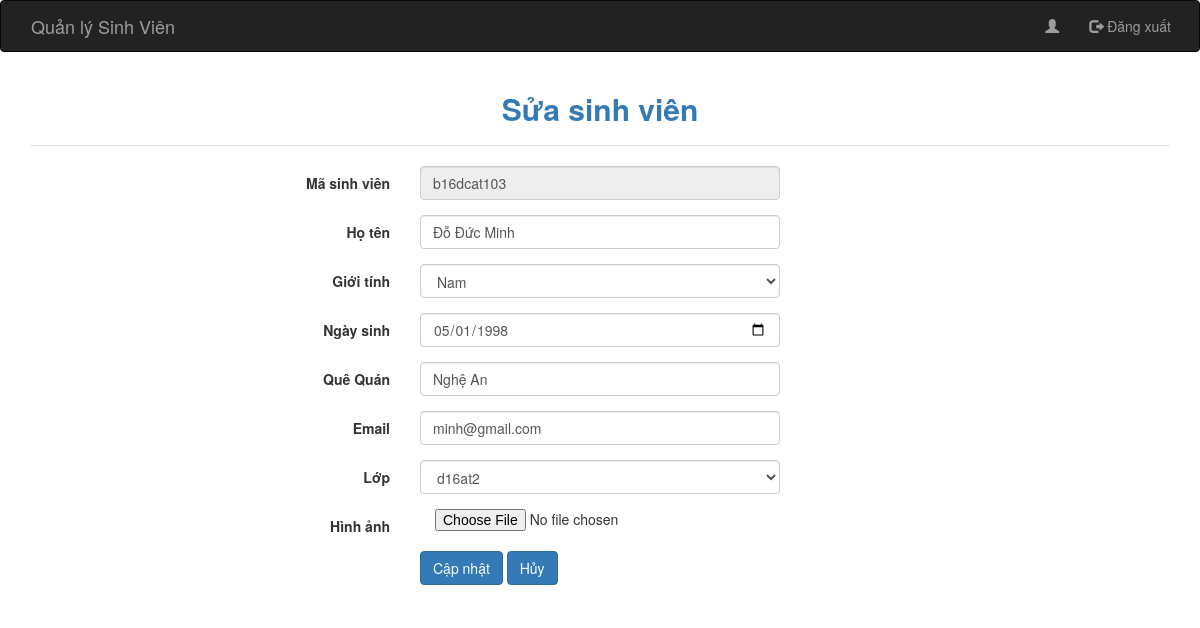
Screenshot of /edit-sv.php?edit_sv=b16dcat103 (signed in) with the database file from the repository.
### tables this page shows
CREATE TABLE `sinhvien` (
  `MaSV` varchar(15) NOT NULL,
  `HoTen` varchar(50) NOT NULL,
  `GioiTinh` varchar(15) NOT NULL,
  `NgaySinh` date NOT NULL,
  `QueQuan` varchar(50) NOT NULL,
  `Email` varchar(50) NOT NULL,
  `MaLop` varchar(15) NOT NULL,
  `Anh` varchar(50) NOT NULL
);

CREATE TABLE `lop` (
  `MaLop` varchar(15) NOT NULL,
  `TenLop` varchar(50) NOT NULL
);

### edit-sv.php (the view, shortened to what this page needs)
<?php
include_once "connect-to-sql.php";
$lop = $connection->query("select * from lop");
if (isset($_GET['edit_sv'])) {
    $edit_sv = $_GET['edit_sv'];
    $edit_sinhvien = $connection->query("select * from sinhvien where MaSV = '" . $edit_sv . "'");
    $edit_sinhvien = $edit_sinhvien->fetch_assoc();
}
?>
<!DOCTYPE html>
<html lang="en">
<head>
    <link rel="stylesheet" href="https://maxcdn.bootstrapcdn.com/bootstrap/3.4.0/css/bootstrap.min.css">
    <link rel="stylesheet" href="public/css/bootstrap.min.css">
</head>
<body>
 <nav class="navbar navbar-inverse container-fluid">
    <div class="container">
        <div class="navbar-header">
            <a class="navbar-brand" href="http://localhost:8888/qlsv/">Quản lý Sinh Viên</a>
        </div>
        <ul class="nav navbar-nav navbar-right">
            <li><a href="#"><span class="glyphicon glyphicon-user"></span><?php echo $_SESSION["Admin"]; ?></a></li>
            <li><a href="logout.php"><span class="glyphicon glyphicon-log-out"></span> Đăng xuất</a></li>
        </ul>
    </div>
</nav>
<div class="container">
    <div class="row">
        <div class="col-md-12">
            <h2 class="text-center text-primary"><b>Sửa sinh viên</b></h2>
        </div>
    </div>
    <div class="row" style="margin-top: 10px">
        <div class="col-md-12">
            <form class="form-horizontal" action="" method="post" enctype="multipart/form-data">
                <fieldset>
                    <legend></legend>
                    <div class="form-group">
                        <label class="col-md-4 control-label" for="product_name">Mã sinh viên</label>
                        <div class="col-md-4">
                            <input disabled id="product_name" name="MaSV" class="form-control input-md"
                            required="" type="text" value="<?= $edit_sinhvien['MaSV'] ?>">
                        </div>
                    </div>
                    <div class="form-group">
                        <label class="col-md-4 control-label" for="product_name">Họ tên</label>
                        <div class="col-md-4">
                            <input id="product_name" name="HoTen" class="form-control input-md"
                            required="" type="text" value="<?= $edit_sinhvien['HoTen'] ?>">
                        </div>
                    </div>
                    <div class="form-group">
                        <label class="col-md-4 control-label" for="kieu_san_pham">Giới tính</label>
                        <div class="col-md-4">
                            <select id="kieu_san_pham" name="GioiTinh" class="form-control">
                                <option value="Nam" <?= ($edit_sinhvien['GioiTinh'] == 'Nam') ? 'selected' : '' ?>>Nam</option>
                            </select>
                        </div>
                    </div>
                    <div class="form-group">
                        <label class="col-md-4 control-label" for="tutorial">Ngày sinh</label>
                        <div class="col-md-4">
                            <input id="gia" name="NgaySinh" class="form-control input-md"
                            required="" type="date" value="<?= $edit_sinhvien['NgaySinh'] ?>">
                        </div>
                    </div>
                    <div class="form-group">
                        <label class="col-md-4 control-label" for="tutorial">Quê Quán</label>
                        <div class="col-md-4">
                            <input id="gia" name="QueQuan" class="form-control input-md"
                            required="" type="text" value="<?= $edit_sinhvien['QueQuan'] ?>">
                        </div>
                    </div>
                    <div class="form-group">
                        <label class="col-md-4 control-label" for="tutorial">Email</label>
                        <div class="col-md-4">
                            <input id="gia" name="Email" class="form-control input-md"
                            required="" type="email" value="<?= $edit_sinhvien['Email'] ?>">
                        </div>
                    </div>
                    <div class="form-group">
                        <label class="col-md-4 control-label" for="kieu_san_pham">Lớp</label>
                        <div class="col-md-4">
                            <select id="kieu_san_pham" name="MaLop" class="form-control">
                                <?php foreach ($lop as $type): ?>
                                    <option value="<?= $type['MaLop'] ?>" <?= ($edit_sinhvien['MaLop'] == $type['MaLop']) ? 'selected' : '' ?> ><?= $type['TenLop'] ?></option>
                                <?php endforeach; ?>
                            </select>
                        </div>
                    </div>
                    <div class="form-group">
                        <label class="col-md-4 control-label" for="">Hình ảnh</label>
                        <div class="col-md-4">
                            <div class="col-md-4">
                                <input id="hinh_anh" name="Anh" class="input-file" type="file" value="<?= $edit_sinhvien['Anh'] ?>">
                            </div>
                        </div>
                    </div>
                    <div class="form-group">
                        <div class="col-md-offset-4 col-md-4">
                            <button name="submit" class="btn btn-primary">Cập nhật</button>
                            <a href="index.php"><button type="button" class="btn btn-primary">Hủy</button></a>
                        </div>
                    </div>
                </fieldset>
            </form>
        </div>
    </div>
</div>
</body>
</html>

### rows the page displays
sinhvien: MaSV "b16dcat103", HoTen "Đỗ Đức Minh", GioiTinh "Nam", NgaySinh "05/01/1998", QueQuan "Nghệ An", Email "minh@gmail.com", MaLop "d16at2"
